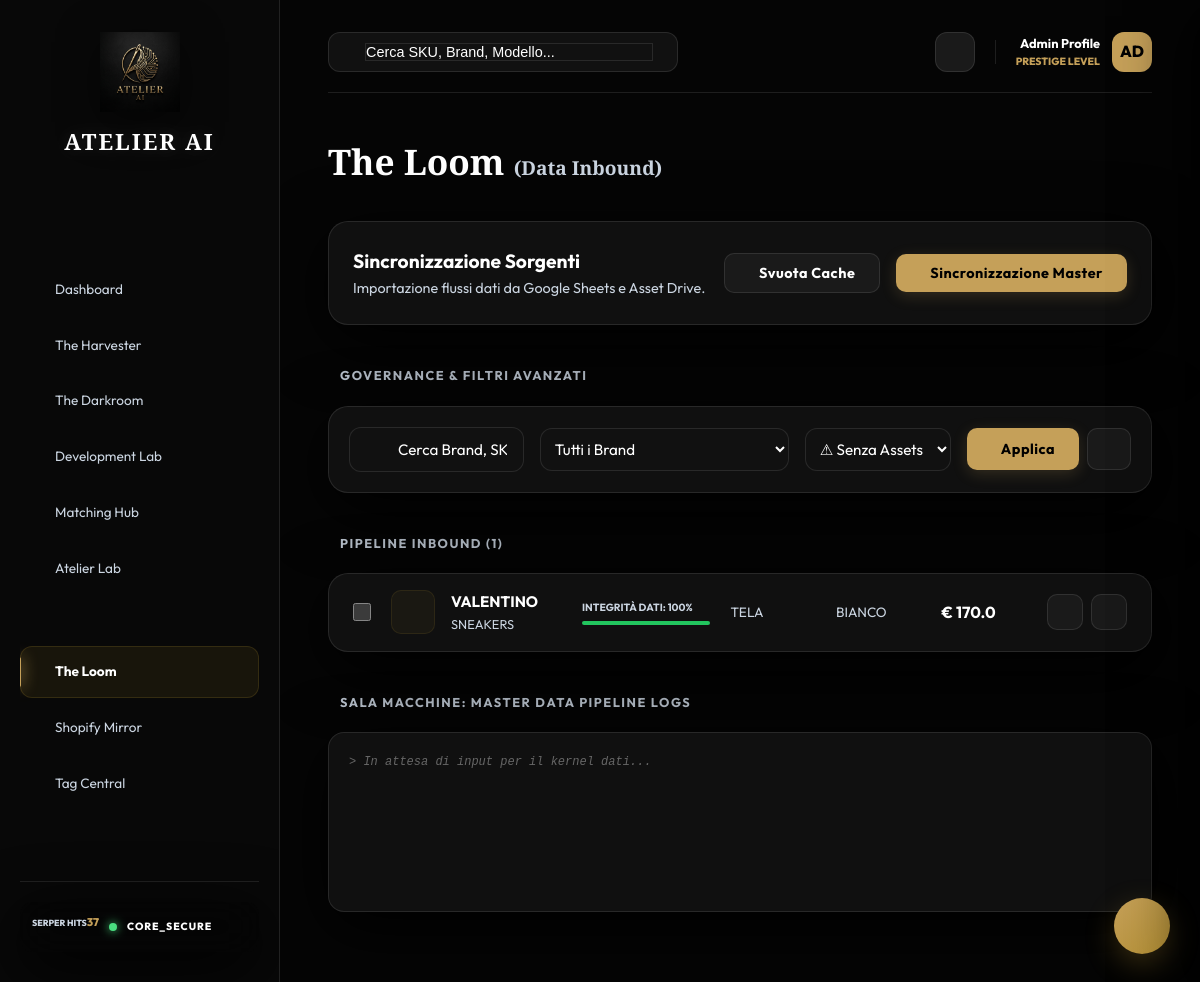
Before: /the-loom?status=no_images with the older database file.
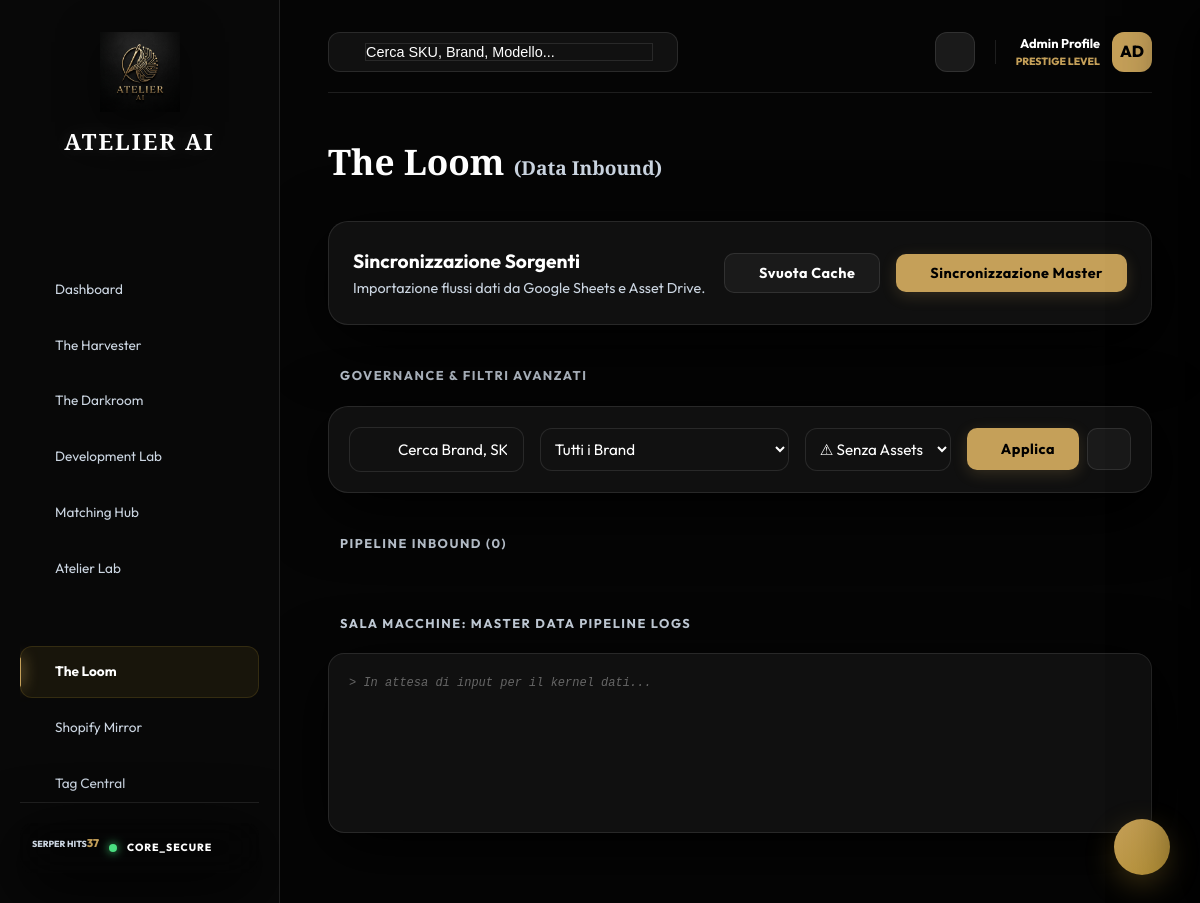
After: the same page with the newer database file.
### database.py (models this page shows, shortened)
class Product(Base):
    __tablename__ = "products"
    id = Column(Integer, primary_key=True, index=True)
    created_at = Column(DateTime, default=datetime.datetime.utcnow)
    updated_at = Column(DateTime, default=datetime.datetime.utcnow, onupdate=datetime.datetime.utcnow)
    sku = Column(String, nullable=True, index=True)
    brand = Column(String, index=True)
    model = Column(String)
    category = Column(String)
    description = Column(Text, nullable=True)
    status = Column(SQLEnum(ProductStatus), default=ProductStatus.Draft)
    condition_grade = Column(String) # e.g. Excellent, Pristine, Good
    material = Column(String)
    color = Column(String)
    hardware_type = Column(String) # e.g. Gold, Silver
    price = Column(Float, nullable=True)
    cost_price = Column(Float, nullable=True) # Sede Costo
    dimensions = Column(String, nullable=True)
    size = Column(String, nullable=True) # Taglia Scarpe / Misura
    fit = Column(String, nullable=True) # Calzata / Vestibilità
    handle_drop = Column(String, nullable=True) # Luce Manici/Tracolla
    accessories_included = Column(String, nullable=True) # Corredo Incluso
    location = Column(String, nullable=True) # Sede
    original_sheets_row = Column(Integer, nullable=True)
    master_sync_status = Column(String, default="synced") # "synced" or "orphaned"
    source_sheet = Column(String, nullable=True) # e.g. "Borse Donna"
    drive_folder_url = Column(String, nullable=True)
    drive_folder_id = Column(String, nullable=True)
    ai_description_it = Column(Text, nullable=True)
    raw_harvested_data = Column(Text, nullable=True)
    seo_title = Column(String, nullable=True)
    tags = Column(Text, nullable=True) # Tag separati da virgola
    matched_images_json = Column(Text, nullable=True) # List of image IDs or URLs from Drive
    image_match_score = Column(Float, nullable=True)
    match_confidence = Column(Float, nullable=True) # Percentuale di affidabilità del match (0-100)
    api_cost_usd = Column(Float, default=0.0)
    has_master_conflict = Column(Integer, default=0) # 0=Synced, 1=Conflict detected
    master_snapshot_json = Column(Text, nullable=True) # Last known clean values from Sheet
    governance_category_id = Column(Integer, nullable=True, index=True)
    is_ai_processing = Column(Integer, default=0) # 1 se un job in background è attivo
    last_ai_error = Column(Text, nullable=True) # Per mostrare cosa è andato storto all'utente

### app.py (the view)
@app.get("/the-loom")
def the_loom(request: Request, db: Session = Depends(get_db)):
    status_sys, all_go = get_system_status()
    q = request.query_params.get("q", "").strip()
    brand_filter = request.query_params.get("brand", "")
    status_filter = request.query_params.get("status", "")
    query = db.query(Product).filter(Product.status.in_([ProductStatus.Draft, ProductStatus.Error, ProductStatus.Processing, ProductStatus.Validating]))
    if q:
        query = query.filter(Product.model.ilike(f"%{q}%") | Product.brand.ilike(f"%{q}%"))
    if brand_filter:
        query = query.filter(Product.brand == brand_filter)
    if status_filter:
        filters = status_filter.split(',')
        from sqlalchemy import or_
        or_conditions = []
        for f in filters:
            if f == "no_brand":
                or_conditions.append((Product.brand == None) | (Product.brand == ""))
            elif f == "no_price":
                or_conditions.append((Product.price == None) | (Product.price == 0))
            elif f == "no_material":
                or_conditions.append((Product.material == None) | (Product.material == ""))
            elif f == "no_color":
                or_conditions.append((Product.color == None) | (Product.color == ""))
            elif f == "no_dims":
                or_conditions.append((Product.dimensions == None) | (Product.dimensions == ""))
            elif f == "no_images":
                or_conditions.append((Product.matched_images_json == None) | (Product.matched_images_json == "[]") | (Product.matched_images_json == ""))
            elif f == "Error":
                query = query.filter(Product.status == ProductStatus.Error)
            elif f == "Draft":
                query = query.filter(Product.status == ProductStatus.Draft)
            else:
                query = query.filter(Product.status == f)
        if or_conditions:
            query = query.filter(or_( *or_conditions ))
    products = query.order_by(Product.id.asc()).limit(1000).all()
    brands = [r[0] for r in db.query(Product.brand).distinct().all() if r[0]]
    sheet_info = {}
    try:
        import os, json
        if os.path.exists("workspace_config.json"):
            with open("workspace_config.json", 'r') as f:
                cnf = json.load(f)
                sid = cnf.get("sheet_id")
                if sid:
                    sheet_info = get_sheets_stats(sid)
    except:
        pass
    context = {
        "request": request,
        "active_page": "the_loom",
        "auth_status": status_sys,
        "all_systems_go": all_go,
        "products": products,
        "brands": sorted(brands),
        "sheet_info": sheet_info,
        "filter_q": q,
        "filter_brand": brand_filter,
        "filter_status": status_filter
    }
    return templates.TemplateResponse(
        request=request, name="the_loom.html", context=context
    )

### templates/the_loom.html (shortened to what this page needs)
{% extends "base.html" %}
{% block content %}
<div class="page-title">The Loom <span style="font-size:1.2rem; color:var(--text-secondary);">(Data Inbound)</span></div>
<div class="glass-panel" style="display: flex; justify-content: space-between; align-items: center; margin-bottom: 32px; padding: 24px; border-left: 4px solid var(--accent-gold);">
    <div>
        <h2 style="font-weight: 700; font-size: 1.2rem; color: #fff;">Sincronizzazione Sorgenti</h2>
        <p style="color: var(--text-secondary); font-size: 0.9rem;">Importazione flussi dati da Google Sheets e Asset Drive.</p>
    </div>
    <div style="display: flex; gap: 16px; align-items: center;">
        <button onclick="purgeDatabase()" class="btn glass-btn" style="color: #ef4444; border-color: rgba(239, 68, 68, 0.2);">
             Svuota Cache
        </button>
        <button onclick="startSync()" id="btn-sync" class="btn attr-primary">
             Sincronizzazione Master
        </button>
    </div>
</div>
<div class="page-section-header">
     Governance & Filtri Avanzati
</div>
<div class="glass-panel" style="margin-bottom: 32px; padding: 20px; display: grid; grid-template-columns: 2fr 1fr 1fr auto; gap: 16px; align-items: center;">
    <div style="position: relative;">
        <input type="text" id="filter-q" value="{{ filter_q }}" class="glass-input" placeholder="Cerca Brand, SKU, Modello..."
               onkeyup="if(event.key === 'Enter') applyFilters()"
               oninput="liveFilterLoom(this.value)"
               style="padding-left: 48px; width: 100%; background: rgba(255,255,255,0.03); border-radius: 12px; border: 1px solid var(--glass-border);">
    </div>
    <select id="filter-brand" class="glass-input" style="background: rgba(255,255,255,0.03); border: 1px solid var(--glass-border); color: #fff; padding: 10px; border-radius: 12px;">
        <option value="" style="background: var(--bg-dark);">Tutti i Brand</option>
    </select>
    <select id="filter-status" class="glass-input" style="background: rgba(255,255,255,0.03); border: 1px solid var(--glass-border); color: #fff; padding: 10px; border-radius: 12px;">
        <option value="no_images" {% if filter_status == 'no_images' %}selected{% endif %} style="background: var(--bg-dark);">⚠ Senza Assets</option>
    </select>
    <div style="display: flex; gap: 8px;">
        <button onclick="applyFilters()" class="btn attr-primary" style="padding: 12px 24px;"> Applica</button>
        <a href="/the-loom" class="btn glass-btn" style="width: 44px; justify-content: center; padding: 0;"></a>
    </div>
</div>
<div class="page-section-header" style="justify-content: space-between;">
    <div style="display:flex; align-items:center; gap:12px;">
         Pipeline Inbound ({% if products %}{{ products|length }}{% else %}0{% endif %})
    </div>
</div>
<div style="display: flex; flex-direction: column; gap: 12px;">
    {% for p in products %}
    <div class="glass-panel loom-item" style="padding: 16px 24px; display: grid; grid-template-columns: auto 2fr 1.5fr 1fr 1fr 1fr auto; gap: 20px; align-items: center;">
        <input type="checkbox" class="product-checkbox" value="{{ p.id }}" onchange="updateSelectionUI()">
        <div style="display: flex; gap: 16px; align-items: center;">
            <div style="width: 44px; height: 44px; border-radius: 10px; background: rgba(212,175,55,0.05); color: var(--accent-gold); display: flex; align-items: center; justify-content: center; border: 1px solid rgba(212,175,55,0.1);">
            </div>
            <div>
                <div style="display: flex; align-items: center; gap: 8px;">
                    <div style="font-weight: 700; color: #fff; font-size: 0.95rem;">{{ p.brand or '-' }}</div>
                </div>
                <div style="font-size: 0.8rem; color: var(--text-secondary);">{{ p.model or '-' }}</div>
            </div>
        </div>
        <div>
            {% set completeness = (p.match_confidence or 0)|int %}
            <div style="font-size: 0.65rem; font-weight: 700; margin-bottom: 4px; color: var(--text-secondary); text-transform: uppercase;">Integrità Dati: {{ completeness }}%</div>
            <div style="height: 4px; background: rgba(255,255,255,0.05); border-radius: 2px; overflow: hidden;">
                <div style="width: {{ completeness }}%; height: 100%; background: {% if completeness >= 80 %}#22C55E{% elif completeness >= 40 %}#F59E0B{% else %}#EF4444{% endif %};"></div>
            </div>
        </div>
        <div style="font-size: 0.85rem; color: var(--text-secondary);">
             {{ (p.material|string)[:15] if p.material else '-' }}
        </div>
        <div style="font-size: 0.85rem; color: var(--text-secondary);">
             {{ p.color or '-' }}
        </div>
        <div style="font-weight: 700; color: #fff;">
            € {{ p.price or '0.00' }}
        </div>
        <div style="display: flex; gap: 8px; justify-content: flex-end;">
            {% if p.has_master_conflict %}
                <button onclick="resolveMasterConflict({{ p.id }}, 'apply')" class="btn attr-primary" style="background: #f59e0b; border: none; height: 32px; font-size: 0.65rem; padding: 0 8px;">APPLICA MASTER</button>
                <button onclick="resolveMasterConflict({{ p.id }}, 'ignore')" class="btn glass-btn" style="height: 32px; font-size: 0.65rem; padding: 0 8px;">IGNORA</button>
            {% else %}
                <button onclick="quickFix({{ p.id }})" class="btn glass-btn" style="width:36px; height:36px; padding:0; justify-content:center; border:none;"></button>
                <button onclick="removeProduct({{ p.id }})" class="btn glass-btn" style="width:36px; height:36px; padding:0; justify-content:center; border:none; color: #ef4444;"></button>
            {% endif %}
        </div>
    </div>
    {% endfor %}
</div>
<div class="page-section-header">
     Sala Macchine: Master Data Pipeline Logs
</div>
<div class="glass-panel" id="console-logs" style="background: rgba(0,0,0,0.4); height: 180px; overflow-y: auto; padding: 20px; font-family: 'JetBrains Mono', monospace; font-size: 0.75rem; color: #4ade80; border: 1px solid rgba(255,255,255,0.05); border-radius: 16px; margin-bottom: 40px;">
    <div style="color: #666; font-style: italic;">> In attesa di input per il kernel dati...</div>
</div>
{% endblock %}

### templates/base.html (shortened to what this page needs)
<!DOCTYPE html>
<html lang="it">
<head>
    <link rel="stylesheet" href="/static/css/style.css">
</head>
<body>
    <div class="app-container">
        <aside class="sidebar">
            <div class="logo">
                <img src="/static/img/logo.png" alt="Atelier AI Logo" style="width: 80px; height: 80px; object-fit: contain; margin-bottom: 0;">
                <span class="brand-title" style="font-family: var(--font-heading); font-size: 1.4rem; color: #fff; letter-spacing: 2px; font-weight: 700; margin-top: 12px; display: block; filter: drop-shadow(0 0 10px rgba(255,255,255,0.1));">ATELIER AI</span>
            </div>
            <div class="nav-menu">
                <a href="/" class="nav-item {% if active_page == 'dashboard' %}active{% endif %}">
                    <span>Dashboard</span>
                </a>
                <a href="/the-harvester" class="nav-item {% if active_page == 'the_harvester' %}active{% endif %}">
                    <span>The Harvester</span>
                </a>
                <a href="/the-darkroom" class="nav-item {% if active_page == 'the_darkroom' %}active{% endif %}">
                    <span>The Darkroom</span>
                </a>
                <a href="/the-darkroom/convert" class="nav-item {% if active_page == 'darkroom_convert' %}active{% endif %}">
                    <span>Development Lab</span>
                </a>
                <a href="/the-darkroom/matching" class="nav-item {% if active_page == 'darkroom_matching' %}active{% endif %}">
                    <span>Matching Hub</span>
                </a>
                <a href="/atelier-lab" class="nav-item {% if active_page == 'atelier_lab' %}active{% endif %}">
                    <span>Atelier Lab</span>
                </a>
                <a href="/the-loom" class="nav-item {% if active_page == 'the_loom' %}active{% endif %}">
                    <span>The Loom</span>
                </a>
                <a href="/shopify-mirror" class="nav-item {% if active_page == 'shopify_mirror' %}active{% endif %}">
                    <span>Shopify Mirror</span>
                </a>
                <a href="/tag-central" class="nav-item {% if active_page == 'tag_central' %}active{% endif %}">
                    <span>Tag Central</span>
                </a>
                <a href="/ai-foundry" class="nav-item {% if active_page == 'ai_foundry' %}active{% endif %}">
                    <span>AI Foundry</span>
                </a>
            </div>
            <div style="margin-top: auto; padding-top: 20px; border-top: 1px solid var(--glass-border);">
                <div class="system-status-pill glass-panel" style="background: rgba(0,0,0,0.3) !important; border:none !important; border-radius: 12px; padding: 12px;">
                    <div style="display: flex; align-items: center; justify-content: space-between; margin-bottom: 8px;">
                        <span style="font-size: 0.55rem; font-weight: 800; color: var(--text-secondary); text-transform: uppercase;">SERPER HITS</span>
                        <span id="serper-count" style="font-size: 0.7rem; font-weight: 800; color: var(--accent-gold);">--</span>
                    </div>
                    <div style="display: flex; align-items: center; gap: 10px;">
                        <div class="status-led green"></div>
                        <span style="font-size: 0.65rem; font-weight: 800; color: #fff; letter-spacing: 1px;">CORE_SECURE</span>
                    </div>
                </div>
            </div>
        </aside>
        <main class="main-content">
            <header class="topbar">
                <div class="search-bar">
                    <input id="global-search" type="text" placeholder="Cerca SKU, Brand, Modello...">
                </div>
                <div style="display: flex; align-items: center; gap: 20px;">
                    <button class="btn glass-btn" style="width:40px; height:40px; padding:0; justify-content:center; border-radius: 12px;"></button>
                    <div style="display: flex; align-items: center; gap: 12px;">
                        <div style="text-align: right;">
                            <div style="font-size: 0.8rem; font-weight: 700; color: #fff;">Admin Profile</div>
                            <div style="font-size: 0.65rem; color: var(--accent-gold); font-weight: 800;">PRESTIGE LEVEL</div>
                        </div>
                        <div style="width: 40px; height: 40px; border-radius: 12px; background: var(--accent-gold); display: flex; align-items: center; justify-content: center; color: #000; font-weight: 800;">AD</div>
                    </div>
                </div>
            </header>
            <div class="content">
                {% block content %}{% endblock %}
            </div>
        </main>
    </div>
    <button onclick="toggleAssistant()" class="asst-fab">
    </button>
</body>
</html>

Changed rows visible on the page:
no longer on this page (row edited): Product: brand "VALENTINO", model "SNEAKERS", completeness "100", material "TELA", color "BIANCO", price "170.0"
Other visible differences:
{{ products|length }}: "1" → (not shown)
text now shown: "0"
